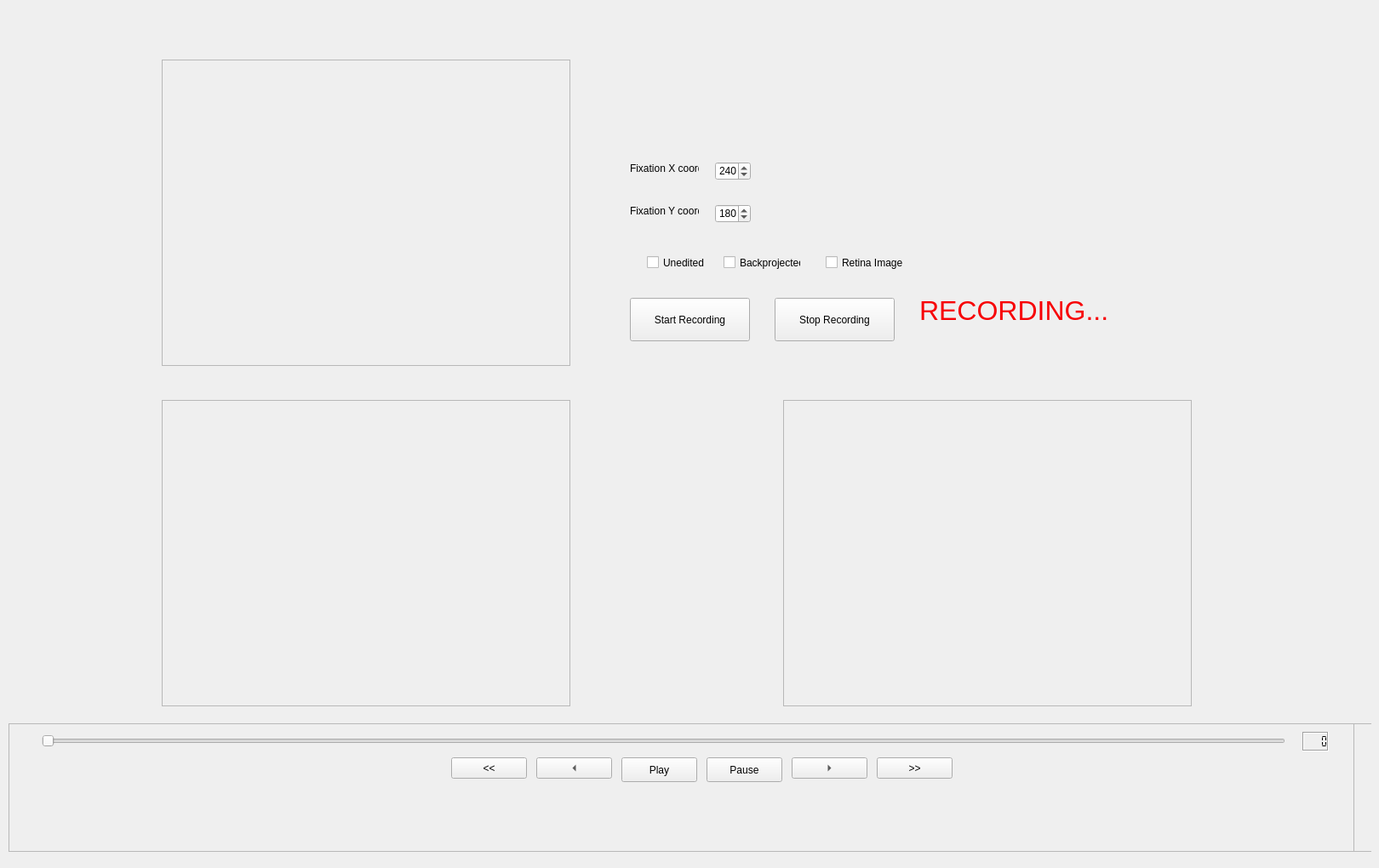
    <widget class="QWidget" name="mainpage">
     <attribute name="title">
      <string>Capture</string>
     </attribute>
     <widget class="QFrame" name="dataframe">
      <property name="geometry">
       <rect>
        <x>0</x>
        <y>0</y>
        <width>1611</width>
        <height>1011</height>
       </rect>
      </property>
      <property name="frameShape">
       <enum>QFrame::NoFrame</enum>
      </property>
      <property name="frameShadow">
       <enum>QFrame::Raised</enum>
      </property>
      <widget class="QFrame" name="videoframe">
       <property name="geometry">
        <rect>
         <x>-10</x>
         <y>40</y>
         <width>1611</width>
         <height>851</height>
        </rect>
       </property>
       <property name="frameShape">
        <enum>QFrame::NoFrame</enum>
       </property>
       <property name="frameShadow">
        <enum>QFrame::Raised</enum>
       </property>
       <widget class="QLabel" name="label">
        <property name="geometry">
         <rect>
          <x>200</x>
          <y>30</y>
          <width>480</width>
          <height>360</height>
         </rect>
        </property>
        <property name="cursor">
         <cursorShape>CrossCursor</cursorShape>
        </property>
        <property name="frameShape">
         <enum>QFrame::StyledPanel</enum>
        </property>
        <property name="text">
         <string/>
        </property>
       </widget>
       <widget class="QLabel" name="focalLabel">
        <property name="geometry">
         <rect>
          <x>200</x>
          <y>430</y>
          <width>480</width>
          <height>360</height>
         </rect>
        </property>
        <property name="frameShape">
         <enum>QFrame::StyledPanel</enum>
        </property>
        <property name="text">
         <string/>
        </property>
       </widget>
       <widget class="QLabel" name="corticalLabel">
        <property name="geometry">
         <rect>
          <x>930</x>
          <y>430</y>
          <width>480</width>
          <height>360</height>
         </rect>
        </property>
        <property name="frameShape">
         <enum>QFrame::StyledPanel</enum>
        </property>
        <property name="text">
         <string/>
        </property>
       </widget>
       <widget class="QPushButton" name="recordButton">
        <property name="geometry">
         <rect>
          <x>750</x>
          <y>310</y>
          <width>141</width>
          <height>51</height>
         </rect>
        </property>
        <property name="text">
         <string>Start Recording</string>
        </property>
       </widget>
       <widget class="QPushButton" name="stopRecordButton">
        <property name="geometry">
         <rect>
          <x>920</x>
          <y>310</y>
          <width>141</width>
          <height>51</height>
         </rect>
        </property>
        <property name="text">
         <string>Stop Recording</string>
        </property>
       </widget>
       <widget class="QLabel" name="labelRecording">
        <property name="geometry">
         <rect>
          <x>1090</x>
          <y>290</y>
          <width>281</width>
          <height>71</height>
         </rect>
        </property>
        <property name="font">
         <font>
          <pointsize>24</pointsize>
         </font>
        </property>
        <property name="text">
         <string>&lt;html&gt;&lt;head/&gt;&lt;body&gt;&lt;p&gt;&lt;span style=&quot; color:#f70004;&quot;&gt;RECORDING...&lt;/span&gt;&lt;/p&gt;&lt;/body&gt;&lt;/html&gt;</string>
        </property>
       </widget>
       <widget class="QCheckBox" name="checkUnedited">
        <property name="geometry">
         <rect>
          <x>770</x>
          <y>260</y>
          <width>70</width>
          <height>17</height>
         </rect>
        </property>
        <property name="text">
         <string>Unedited</string>
        </property>
       </widget>
       <widget class="QCheckBox" name="checkBackprojected">
        <property name="geometry">
         <rect>
          <x>860</x>
          <y>260</y>
          <width>91</width>
          <height>17</height>
         </rect>
        </property>
        <property name="text">
         <string>Backprojected</string>
        </property>
       </widget>
       <widget class="QCheckBox" name="checkRetina">
        <property name="geometry">
         <rect>
          <x>980</x>
          <y>260</y>
          <width>101</width>
          <height>17</height>
         </rect>
        </property>
        <property name="text">
         <string>Retina Image</string>
        </property>
       </widget>
       <widget class="QSpinBox" name="xspinBox">
        <property name="geometry">
         <rect>
          <x>850</x>
          <y>150</y>
          <width>42</width>
          <height>22</height>
         </rect>
        </property>
        <property name="maximum">
         <number>480</number>
        </property>
        <property name="value">
         <number>240</number>
        </property>
       </widget>
       <widget class="QSpinBox" name="yspinBox">
        <property name="geometry">
         <rect>
          <x>850</x>
          <y>200</y>
          <width>42</width>
          <height>22</height>
         </rect>
        </property>
        <property name="maximum">
         <number>360</number>
        </property>
        <property name="value">
         <number>180</number>
        </property>
       </widget>
       <widget class="QLabel" name="label_8">
        <property name="geometry">
         <rect>
          <x>750</x>
          <y>150</y>
          <width>81</width>
          <height>16</height>
         </rect>
        </property>
        <property name="text">
         <string>Fixation X coord</string>
        </property>
       </widget>
       <widget class="QLabel" name="label_12">
        <property name="geometry">
         <rect>
          <x>750</x>
          <y>200</y>
          <width>81</width>
          <height>16</height>
         </rect>
        </property>
        <property name="text">
         <string>Fixation Y coord</string>
        </property>
       </widget>
      </widget>
      <widget class="QFrame" name="scrubframe">
       <property name="geometry">
        <rect>
         <x>10</x>
         <y>850</y>
         <width>1611</width>
         <height>151</height>
        </rect>
       </property>
       <property name="frameShape">
        <enum>QFrame::StyledPanel</enum>
       </property>
       <property name="frameShadow">
        <enum>QFrame::Raised</enum>
       </property>
       <widget class="QFrame" name="scrubframe_3">
        <property name="geometry">
         <rect>
          <x>-10</x>
          <y>0</y>
          <width>1591</width>
          <height>161</height>
         </rect>
        </property>
        <property name="frameShape">
         <enum>QFrame::StyledPanel</enum>
        </property>
        <property name="frameShadow">
         <enum>QFrame::Raised</enum>
        </property>
        <widget class="QSlider" name="scrubSlider">
         <property name="geometry">
          <rect>
           <x>49</x>
           <y>10</y>
           <width>1461</width>
           <height>22</height>
          </rect>
         </property>
         <property name="tracking">
          <bool>false</bool>
         </property>
         <property name="orientation">
          <enum>Qt::Horizontal</enum>
         </property>
        </widget>
        <widget class="QLCDNumber" name="frameNum">
         <property name="geometry">
          <rect>
           <x>1530</x>
           <y>10</y>
           <width>31</width>
           <height>23</height>
          </rect>
         </property>
         <property name="frameShadow">
          <enum>QFrame::Sunken</enum>
         </property>
         <property name="smallDecimalPoint">
          <bool>false</bool>
         </property>
         <property name="digitCount">
          <number>4</number>
         </property>
         <property name="segmentStyle">
          <enum>QLCDNumber::Flat</enum>
         </property>
        </widget>
        <widget class="QPushButton" name="pauseButton">
         <property name="geometry">
          <rect>
           <x>830</x>
           <y>40</y>
           <width>89</width>
           <height>29</height>
          </rect>
         </property>
         <property name="text">
          <string>Pause</string>
         </property>
         <property name="checkable">
          <bool>false</bool>
         </property>
        </widget>
        <widget class="QPushButton" name="startButton">
         <property name="geometry">
          <rect>
           <x>730</x>
           <y>40</y>
           <width>89</width>
           <height>29</height>
          </rect>
         </property>
         <property name="text">
          <string>Play</string>
         </property>
         <property name="checkable">
          <bool>false</bool>
         </property>
        </widget>
        <widget class="QToolButton" name="skipBackButton">
         <property name="geometry">
          <rect>
           <x>630</x>
           <y>40</y>
           <width>89</width>
           <height>25</height>
          </rect>
         </property>
         <property name="text">
          <string>...</string>
         </property>
         <property name="arrowType">
          <enum>Qt::LeftArrow</enum>
         </property>
        </widget>
        <widget class="QToolButton" name="skipForwardButton">
         <property name="geometry">
          <rect>
           <x>930</x>
           <y>40</y>
           <width>89</width>
           <height>25</height>
          </rect>
         </property>
         <property name="text">
          <string>...</string>
         </property>
         <property name="arrowType">
          <enum>Qt::RightArrow</enum>
         </property>
        </widget>
        <widget class="QToolButton" name="skipBackButton_3">
         <property name="geometry">
          <rect>
           <x>530</x>
           <y>40</y>
           <width>89</width>
           <height>25</height>
          </rect>
         </property>
         <property name="text">
          <string>&lt;&lt;</string>
         </property>
         <property name="autoRaise">
          <bool>false</bool>
         </property>
         <property name="arrowType">
          <enum>Qt::NoArrow</enum>
         </property>
        </widget>
        <widget class="QToolButton" name="skipForwardButton3">
         <property name="geometry">
          <rect>
           <x>1030</x>
           <y>40</y>
           <width>89</width>
           <height>25</height>
          </rect>
         </property>
         <property name="text">
          <string>&gt;&gt;</string>
         </property>
         <property name="arrowType">
          <enum>Qt::NoArrow</enum>
         </property>
        </widget>
       </widget>
      </widget>
     </widget>
    </widget>
